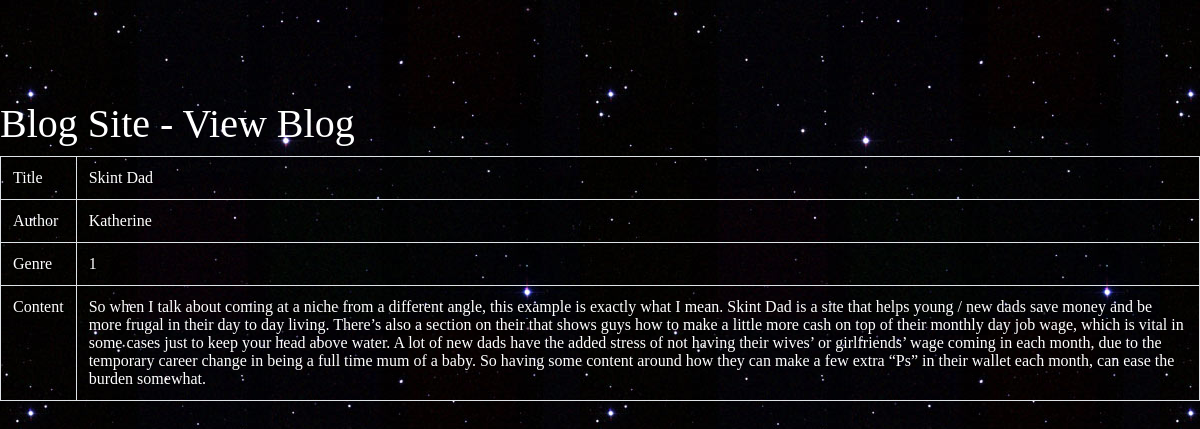
The app's page /view_blog/9 with its own data.
### blog/models.py (models this page shows, shortened)
class Blog(models.Model):
	Reviews = 1
	Profiles = 2
	Rant = 3
	Inspirational =4
	Genre = (
		(Reviews, "Reviews"),
		(Profiles, "Profiles"),
		(Rant, "Rant"),
		(Inspirational, "Inspirational")
	)
	Title = models.CharField(verbose_name="Blog Title", max_length= 200)
	Author = models.CharField(verbose_name="Author", max_length= 200)
	Genre = models.IntegerField(verbose_name = "Genre", choices= Genre)
	Content = models.CharField(verbose_name="Content", max_length= 2000)
	def get_Title(self):
		return	self.Title
	def get_Author(self):
		return	self.Author
	def get_Genre(self):
		return	self.Genre
	def get_Content(self):
		return	self.Content

### blog/views.py (the view)
# urls.py: url(r'^view_blog/(?P<blog_id>\d+)$', view_blog, name = 'view_blog'),
def view_blog(request, blog_id):
	template = "view_blog.html"
	blog = Blog.objects.get(id=int(blog_id))
	context = {
		'blog': blog,
		}
	return render(request, template, context)

### templates/view_blog.html (shortened to what this page needs)
<html>
	<head>
		<link rel="stylesheet" href="https://stackpath.bootstrapcdn.com/bootstrap/4.1.1/css/bootstrap.min.css">
		<link rel = "stylesheet" href = "/static/style.css">
</head>
	</head>
	<body>
		<h1>Blog Site - View Blog</h1>
			<table class="table table-striped table-bordered">
				<tr>
					<td>Title</td>
					<td>{{ blog.get_Title }} </td>
				</tr>
				<tr>
					<td>Author</td>
					<td>{{ blog.get_Author }} </td>
				</tr>
				<tr>
					<td>Genre</td>
					<td>{{ blog.get_Genre }} </td>
				</tr>
				<tr>
					<td>Content</td>
					<td>{{ blog.get_Content }} </td>
				</tr>
			</table>
	</body>
</html>

### design/style.css (style rules this page uses)
body { background-color: #0f121f; background-image: url(/static/star.jpg); background-repeat;; color:#fff; }
body * { font-family: Ubuntu; }
h1,h2,h3,h4,h5 { font-weight: large; margin-top:100px; }

### records on screen
Blog: get_Title "Skint Dad", get_Author "Katherine", get_Genre "1", get_Content "So when I talk about coming at a niche from a different angle, this example is exactly what I mean. Skint Dad is a site that helps young / new dads save money and be more frugal in their day to day living. There’s also a section on their that shows guys how to make a little more cash on top of their monthly day job wage, which is vital in some cases just to keep your head above water. A lot of new dads have the added stress of not having their wives’ or girlfriends’ wage coming in each month, due to the temporary career change in being a full time mum of a baby. So having some content around how they can make a few extra “Ps” in their wallet each month, can ease the burden somewhat."
